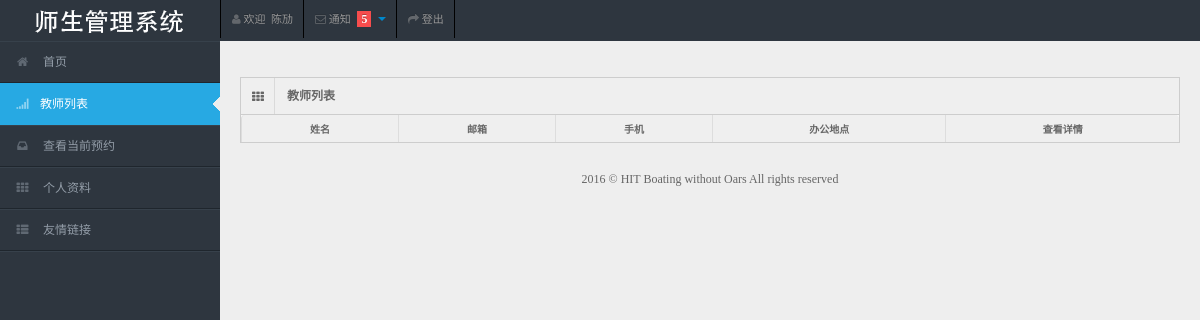
The page /appointment/list/ (signed in) on the database as committed earlier.
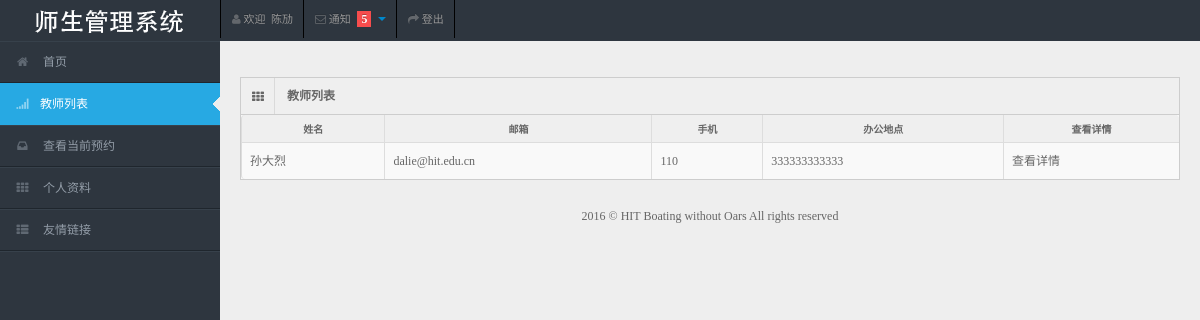
The same page on the database as committed later.
### authentication/models.py (models this page shows, shortened)
class MyUser(models.Model):
    user = models.OneToOneField(User)
    name = models.CharField(max_length=64)
    identity = models.IntegerField(default=1)

class TeacherInfo(models.Model):
    teacher_id = models.CharField(max_length=16)
    e_mail = models.EmailField()
    cellphone = models.CharField(max_length=64, blank=True)
    cell_private = models.BooleanField(default=False)
    address = models.CharField(max_length=256)
    description = models.TextField()
    myuser = models.OneToOneField(MyUser)

### appointment/views.py (the view)
class TeacherListView(LoginRequiredMixin, UserPassesTestMixin, FrontMixin, ListView):
    model = MyUser
    context_object_name = 'teacher_list'
    login_url = reverse_lazy('login')
    template_name = 'appointment/list.html'
    redirect_field_name = 'denied'
    def test_func(self):
        return self.request.user.myuser.identity == 1
    def get_queryset(self):
        return MyUser.objects.filter(identity=2)
    def get_context_data(self, **kwargs):
        context = super(TeacherListView, self).get_context_data(**kwargs)
        context['active'] = 'list'
        return context

### authentication/mixin.py (called while the page is built)
    def get_context_data(self, **kwargs):
        context = super(AuthMixin, self).get_context_data(**kwargs)
        if self.request.user.is_authenticated():
            myuser = self.request.user.myuser
            context['myuser'] = myuser
        return context

### link/mixin.py (called while the page is built)
    def get_context_data(self, **kwargs):
        context = super(LinkMixin, self).get_context_data(**kwargs)
        context['link_list'] = Link.objects.all()
        return context

### website/mixin.py (called while the page is built)
    def get_context_data(self, **kwargs):
        return super(FrontMixin, self).get_context_data(**kwargs)

### templates/appointment/list.html (shortened to what this page needs)
{% extends 'website/base.html' %}
{% load staticfiles %}
{% block content %}
    <div class="container-fluid">
        <div class="row-fluid">
            <div class="span12">
                <div class="widget-box">
                    <div class="widget-title"><span class="icon"> <i class="icon-th"></i> </span>
                        <h5>教师列表</h5>
                    </div>
                    <div class="widget-content nopadding">
                        <table class="table table-bordered table-striped">
                            <thead>
                            <tr>
                                <th>姓名</th>
                                <th>邮箱</th>
                                <th>手机</th>
                                <th>办公地点</th>
                                <th>查看详情</th>
                            </tr>
                            </thead>
                            <tbody>
                            {% for teacher in teacher_list %}
                            <tr class="odd gradeX">
                                <td>{{ teacher.name }}</td>
                                <td>{{ teacher.teacherinfo.e_mail }}</td>
                                <td>{{ teacher.teacherinfo.cellphone }}</td>
                                <td>{{ teacher.teacherinfo.address }}</td>
                                <td><a href="{% url 'myuser-detail' teacher.pk %}">查看详情</a></td>
                            </tr>
                            {% endfor %}
                            </tbody>
                        </table>
                    </div>
                </div>
            </div>
        </div>
    </div>
{% endblock %}

### templates/website/base.html (shortened to what this page needs)
{% load staticfiles %}
<!DOCTYPE html>
<html lang="zh-CN">
<head>
    <link rel="stylesheet" href="{% static 'css/bootstrap.min.css' %}"/>
    <link rel="stylesheet" href="{% static 'css/bootstrap-responsive.min.css' %}"/>
    <link rel="stylesheet" href="{% static 'css/fullcalendar.css' %}"/>
    <link rel="stylesheet" href="{% static 'css/matrix-style.css' %}"/>
    <link rel="stylesheet" href="{% static 'css/matrix-media.css' %}"/>
    <link href="{% static 'font-awesome/css/font-awesome.css' %}" rel="stylesheet"/>
    <link rel="stylesheet" href="{% static 'css/jquery.gritter.css' %}"/>
    <link href="{% static 'css/google.css' %}" rel='stylesheet' type='text/css'>
</head>
<body>
<div id="header">
    <h1><a href="#" style="background: url({% static 'img/logo.png' %}) no-repeat scroll 0 0 transparent;">教师管理系统</a>
    </h1>
</div>
<div id="user-nav" class="navbar navbar-inverse">
    <ul class="nav">
        <li class="" id="profile-messages"><a title="" href="{% url 'detail' %}"><i
                class="icon icon-user"></i> <span class="text">欢迎 &nbsp;{{ myuser.name }}</span></a>
        </li>
        <li class="" id="menu-messages"><a href="#" data-toggle="dropdown" data-target="#menu-messages"
                                           class="dropdown-toggle"><i class="icon icon-envelope"></i> <span
                class="text">通知</span> <span class="label label-important">5</span> <b class="caret"></b></a>
        </li>
        <li class=""><a href="{% url 'logout' %}"><i class="icon icon-share-alt"></i> <span
                class="text">登出</span></a>
        </li>
    </ul>
</div>
<div id="sidebar"><a href="#" class="visible-phone"> Dashboard</a>
    <ul>
        <li id="index"><a href="{% url 'index' %}"><i class="icon icon-home"></i> <span>首页</span></a></li>
        <li id="list"><a href="{% url 'list' %}"><i class="icon icon-signal"></i><span>教师列表</span></a></li>
        <li id="history"><a href=""><i class="icon icon-inbox"></i> <span>查看当前预约</span></a></li>
        <li id="detail"><a href="{% url 'detail' %}"><i class="icon icon-th"></i> <span>个人资料</span></a></li>
        <li class="submenu"><a href="#"><i class="icon icon-th-list"></i> <span>友情链接</span></a>
        </li>
    </ul>
</div>
<div id="content">
    {% block content %}
    {% endblock %}
    <div class="row-fluid">
        <div id="footer" class="span12"> 2016 &copy; HIT Boating without Oars All rights reserved</div>
    </div>
</div>
</body>
</html>

### website/static/css/matrix-style.css (style rules this page uses)
* { outline:none !important; -moz-outline: none !important; font-family: "Microsoft YaHei UI"; }
html, body { height:100% }
body { overflow-x: hidden; margin-top: -10px; font-family: 'Open Sans', sans-serif; font-size:12px; color:#666; }
a { color:#666; }
select, textarea, input[type="text"], input[type="password"], input[type="datetime"], input[type="datetime-local"], input[type="date"], input[type="month"], input[type="time"], input[type="week"], input[type="number"], input[type="email"], input[type="url"], input[type="search"], input[type="tel"], input[type="color"], .uneditable-input, .label, .dropdown-menu, .btn, .well, .progress, .table-bordered, .btn-group > .btn:first-child, .btn-group > .btn:last-child, .btn-group > .btn:last-child, .btn-group > .dropdown-toggle, .alert { border-radius:0px; }
#footer { padding:10px; text-align:center; }
.label-important, .badge-important { background:#f74d4d; }
#header { position: relative; width: 100%; z-index: -9; }
#header h1 { height: 31px; left: 20px; line-height: 600px; overflow: hidden; position: relative; top: 10px; width: 191px; }
#header h1 a { display: block; }
#user-nav { position: absolute; left: 220px; top:0px; z-index: 20; margin: 0; }
#user-nav > ul { margin: 0; padding: 0; list-style: none; border-right: 1px solid #2e363f;border-left: 1px solid #000; }
#user-nav > ul > li { float: left; list-style-type: none; margin: 0; position: relative; padding: 0; border-left: 1px solid #2e363f; border-right: 1px solid #000; }
#user-nav > ul > li > a { padding:9px 10px; display: block; font-size: 11px; }
#user-nav > ul > li > a > i, #sidebar li a i { opacity: .5; margin-top: 2px; }
#user-nav > ul > li > a > .label { vertical-align: middle; padding: 1px 4px 1px; margin: -2px 4px 0; display: inline-block; }
#sidebar { display: block; float: left; position: relative; width: 220px; z-index: 16; }
#sidebar > ul { list-style: none; margin: 0px 0 0; padding: 0; position: absolute; width: 220px; }
#sidebar > ul > li { display: block; position: relative; }
#sidebar > ul > li > a { padding: 10px 0 10px 15px; display: block; color: #939da8; }
#sidebar > ul > li > a > i { margin-right: 10px; }
#sidebar > ul > li.active > a { background: url("../img/menu-active.png") no-repeat scroll right center transparent !important; text-decoration:none; }
#content { background: none repeat scroll 0 0 #eeeeee; margin-left: 220px; margin-right: 0; padding-bottom: 25px; position: relative; min-height:100%; width: auto; }
.container-fluid .row-fluid:first-child { margin-top: 20px; }
.widget-box { background: none repeat scroll 0 0 #F9F9F9; border-left: 1px solid #CDCDCD; border-top: 1px solid #CDCDCD; border-right: 1px solid #CDCDCD; clear: both; margin-top: 16px; margin-bottom: 16px; position: relative; }
.widget-title, .modal-header, .table th, div.dataTables_wrapper .ui-widget-header { background:#efefef; border-bottom: 1px solid #CDCDCD; height: 36px; }
.widget-title span.icon { padding: 9px 10px 7px 11px; float: left; border-right:1px solid #dadada; }
.widget-title h5 { color: #666; float: left; font-size: 12px; font-weight: bold; padding: 12px; line-height: 12px; margin: 0; }
.widget-content { padding:15px; border-bottom: 1px solid #cdcdcd; }
.table th { height: auto; font-size: 10px; padding: 5px 10px 2px; border-bottom: 0; text-align: center; color: #666666; }
.nopadding { padding: 0 !important; }
.nopadding .table { margin-bottom: 0; }
.nopadding .table-bordered { border: 0; }

### website/static/css/matrix-media.css (style rules this page uses)
body { background:#2E363F; }
#header { margin-top:10px; }
#sidebar > ul { border-bottom: 1px solid #37414b }
#sidebar > ul > li { border-top: 1px solid #37414b; border-bottom: 1px solid #1f262d; }
#sidebar > ul > li.active { background-color: #27a9e3; border-bottom: 1px solid #27a9e3; border-top: 1px solid #27a9e3; }
#sidebar > ul > li.active a { color:#fff; text-decoration:none; }

Rows that differ between the two databases and show on the page:
added MyUser: name "孙大烈", teacherinfo.e_mail "dalie@hit.edu.cn", teacherinfo.cellphone "110", teacherinfo.address "333333333333"
